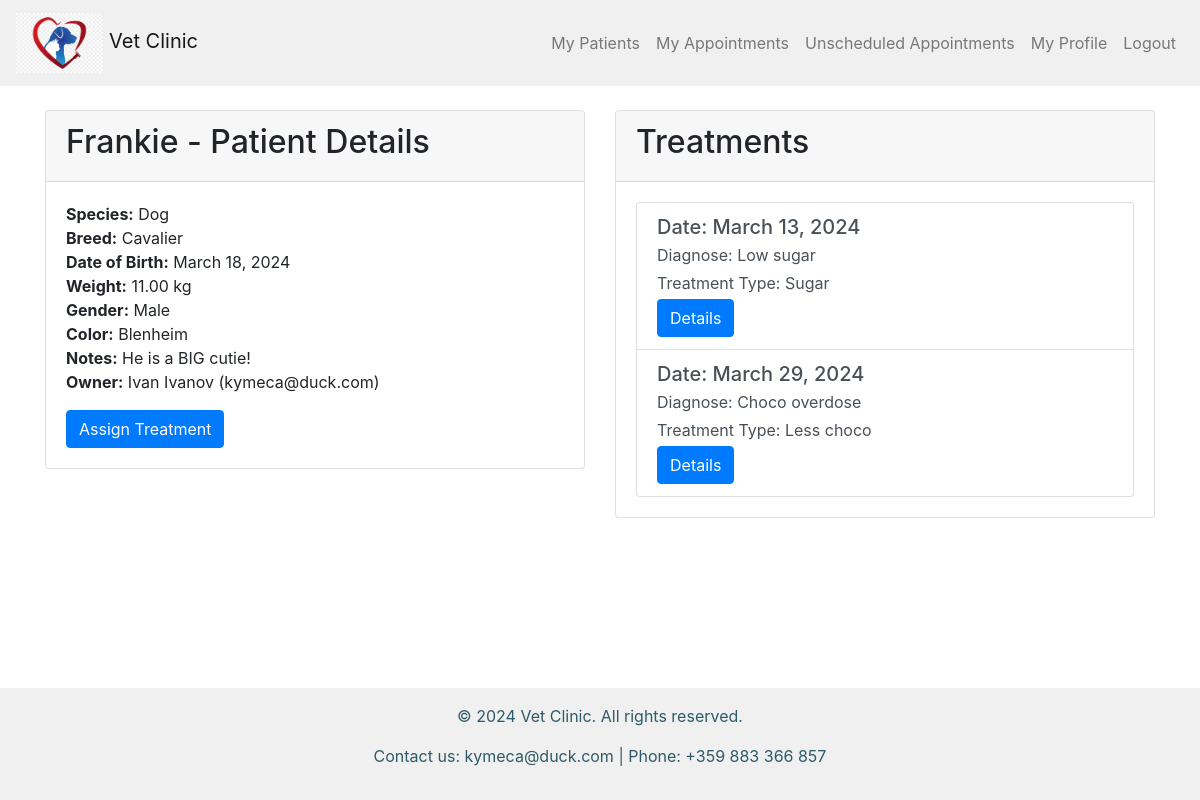
Screenshot of /doctors/pet_patient/1/ (signed in) with the database file from the repository.
### vet_clinic/pet_patients/models.py (models this page shows, shortened)
class PetPatient(models.Model):
    MAX_LENGTH_PATIENT_NAME = 50
    MAX_LENGTH_SPECIES_NAME = 25
    MAX_LENGTH_BREED_NAME = 100
    DOG = 'Dog'
    CAT = 'Cat'
    BIRD = 'Bird'
    RABBIT = 'Rabbit'
    HAMSTER = 'Hamster'
    FISH = 'Fish'
    TURTLE = 'Turtle'
    GUINEA_PIG = 'Guinea Pig'
    SNAKE = 'Snake'
    HORSE = 'Horse'
    OTHER = 'Other'
    SPECIES_CHOICES = [
        (DOG, 'Dog'),
        (CAT, 'Cat'),
        (BIRD, 'Bird'),
        (RABBIT, 'Rabbit'),
        (HAMSTER, 'Hamster'),
        (FISH, 'Fish'),
        (TURTLE, 'Turtle'),
        (GUINEA_PIG, 'Guinea Pig'),
        (SNAKE, 'Snake'),
        (HORSE, 'Horse'),
        (OTHER, 'Other'),
    ]
    name = models.CharField(
        max_length=MAX_LENGTH_PATIENT_NAME,
    )
    species = models.CharField(
        max_length=MAX_LENGTH_SPECIES_NAME,
        choices=SPECIES_CHOICES,
    )
    breed = models.CharField(
        max_length=MAX_LENGTH_BREED_NAME,
        null=True,
        blank=True,
    )
    date_of_birth = models.DateField()
    weight = models.FloatField(
        validators=[validate_positive_weight],
    )
    gender = models.CharField(
        max_length=1,
        choices=[
            ('M', 'Male'),
            ('F', 'Female'),
        ],
    )
    color = models.CharField(
        max_length=50,
        null=True,
        blank=True,
    )
    notes = models.TextField(
        blank=True,
    )
    is_active = models.BooleanField(
        default=True,
    )
    user = models.ForeignKey(
        UserModel,
        on_delete=models.CASCADE,
        related_name='pets',
    )
    doctor = models.ForeignKey(
        UserModel,
        on_delete=models.SET_NULL,
        null=True,
        blank=True,
    )

class Treatment(models.Model):
    MAX_LENGTH_DIAGNOSE_TYPE = 50
    MAX_LENGTH_TREATMENT_TYPE = 100
    patient = models.ForeignKey(
        PetPatient,
        on_delete=models.CASCADE,
    )
    doctor = models.ForeignKey(
        UserModel,
        on_delete=models.CASCADE,
    )
    date = models.DateField()
    diagnose = models.CharField(
        max_length=MAX_LENGTH_DIAGNOSE_TYPE,
    )
    treatment_type = models.CharField(
        max_length=MAX_LENGTH_TREATMENT_TYPE,
    )
    description = models.TextField()

### vet_clinic/accounts/models.py (models this page shows, shortened)
class VetClinicUser(auth_models.AbstractBaseUser, auth_models.PermissionsMixin):
    email = models.EmailField(
        _("email address"),
        unique=True,
        error_messages={
            "unique": _("A user with that email already exists."),
        },
    )
    date_joined = models.DateTimeField(_("date joined"), default=timezone.now)
    is_staff = models.BooleanField(
        _("staff status"),
        default=False,
        help_text=_("Designates whether the user can log into this admin site."),
    )
    is_active = models.BooleanField(
        _("active"),
        default=True,
        help_text=_(
            "Designates whether this user should be treated as active. "
            "Unselect this instead of deleting accounts."
        ),
    )
    is_doctor = models.BooleanField(
        _("doctor status"),
        default=False,
    )
    USERNAME_FIELD = "email"
    objects = VetClinicUserManager()

class Profile(models.Model):
    MAX_FIRST_NAME_LENGTH = 30
    MAX_LAST_NAME_LENGTH = 30
    MAX_LENGTH_PHONE = 25
    first_name = models.CharField(
        max_length=MAX_FIRST_NAME_LENGTH,
        null=True,
        blank=True,
    )
    last_name = models.CharField(
        max_length=MAX_LAST_NAME_LENGTH,
        null=True,
        blank=True,
    )
    date_of_birth = models.DateField(
        null=True,
        blank=True,
    )
    profile_picture = models.URLField(
        null=True,
        blank=True,
    )
    phone = models.CharField(
        max_length=MAX_LENGTH_PHONE,
        null=True,
        blank=True,
    )
    user = models.OneToOneField(
        VetClinicUser,
        primary_key=True,
        on_delete=models.CASCADE,
    )
    @property
    def full_name(self):
        if self.first_name and self.first_name:
            return f"{self.first_name} {self.last_name}"
        return self.first_name or self.last_name

### vet_clinic/doctors/views.py (the view)
# urls.py: path('pet_patient/<int:pk>/', PetPatientDetailView.as_view(), name='pet_patient_detail'),
class PetPatientDetailView(auth_mixins.LoginRequiredMixin, views.View):
    template_name = 'doctors/pet_patient_detail.html'
    def get(self, request, pk):
        pet_patient = get_object_or_404(PetPatient, pk=pk)
        treatments = Treatment.objects.filter(patient=pet_patient)
        return render(request, self.template_name, {'pet_patient': pet_patient, 'treatments': treatments})

### templates/doctors/pet_patient_detail.html (shortened to what this page needs)
{% extends 'base.html' %}
{% block main_content %}
  <div class="row">
    <div class="col-md-6">
      <div class="card">
        <div class="card-header">
          <h2>{{ pet_patient.name }} - Patient Details</h2>
        </div>
        <div class="card-body">
          <ul class="list-unstyled">
            <li><strong>Species:</strong> {{ pet_patient.species }}</li>
            <li><strong>Breed:</strong> {{ pet_patient.breed }}</li>
            <li><strong>Date of Birth:</strong> {{ pet_patient.date_of_birth }}</li>
            <li><strong>Weight:</strong> {{ pet_patient.weight|floatformat:2 }} kg</li>
            <li><strong>Gender:</strong> {{ pet_patient.get_gender_display }}</li>
            <li><strong>Color:</strong> {{ pet_patient.color }}</li>
            <li><strong>Notes:</strong> {{ pet_patient.notes }}</li>
            <li><strong>Owner:</strong> {{ pet_patient.user.profile.full_name }} ({{ pet_patient.user.email }})</li>
          </ul>
          <form action="{% url 'assign_treatment' pk=pet_patient.pk %}" method="post">
            <button type="submit" class="btn btn-primary">Assign Treatment</button>
          </form>
        </div>
      </div>
    </div>
    <div class="col-md-6">
      <div class="card">
        <div class="card-header">
          <h2>Treatments</h2>
        </div>
        <div class="card-body">
          {% if treatments %}
            <div class="list-group">
              {% for treatment in treatments %}
                <a href="#" class="list-group-item list-group-item-action">
                  <h5 class="mb-1">Date: {{ treatment.date }}</h5>
                  <p class="mb-1">Diagnose: {{ treatment.diagnose }}</p>
                  <p class="mb-1">Treatment Type: {{ treatment.treatment_type }}</p>
                  <button type="button" class="btn btn-primary" data-toggle="modal" data-target="#detailsModal{{ treatment.pk }}">Details</button>
                </a>
              {% endfor %}
            </div>
          {% else %}
            <p>No treatments found.</p>
          {% endif %}
        </div>
      </div>
    </div>
  </div>
{% endblock %}

### rows the page displays
PetPatient: name "Frankie", species "Dog", breed "Cavalier", date_of_birth "March 18, 2024", weight "11.00", gender "Male", color "Blenheim", notes "He is a BIG cutie!", user.profile.full_name "Ivan Ivanov", user.email "kymeca@duck.com"
Treatment: date "March 13, 2024", diagnose "Low sugar", treatment_type "Sugar"
Treatment: date "March 29, 2024", diagnose "Choco overdose", treatment_type "Less choco"
